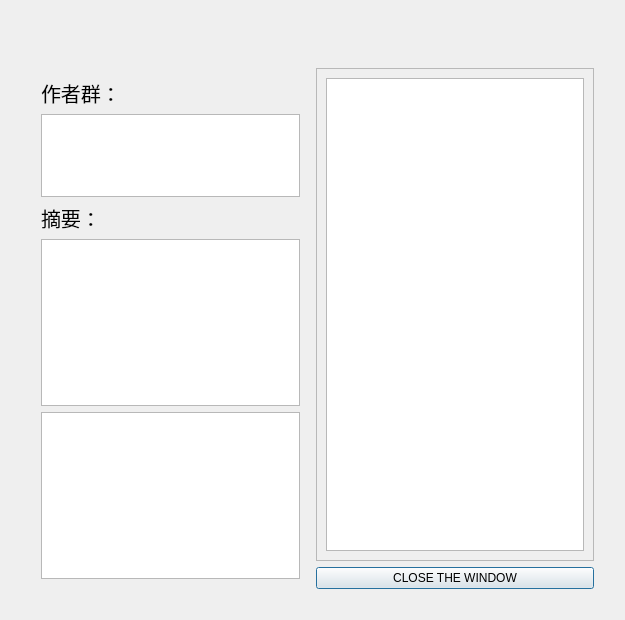
<?xml version="1.0" encoding="UTF-8"?>
<ui version="4.0">
 <class>Dialog</class>
 <widget class="QDialog" name="Dialog">
  <property name="geometry">
   <rect>
    <x>0</x>
    <y>0</y>
    <width>625</width>
    <height>620</height>
   </rect>
  </property>
  <property name="windowTitle">
   <string>Dialog</string>
  </property>
  <layout class="QVBoxLayout" name="verticalLayout_5">
   <item>
    <layout class="QVBoxLayout" name="verticalLayout_4">
     <property name="leftMargin">
      <number>10</number>
     </property>
     <property name="topMargin">
      <number>10</number>
     </property>
     <property name="rightMargin">
      <number>10</number>
     </property>
     <property name="bottomMargin">
      <number>10</number>
     </property>
     <item>
      <widget class="QLabel" name="label_title">
       <property name="font">
        <font>
         <pointsize>20</pointsize>
        </font>
       </property>
       <property name="text">
        <string/>
       </property>
      </widget>
     </item>
     <item>
      <layout class="QHBoxLayout" name="horizontalLayout">
       <property name="leftMargin">
        <number>10</number>
       </property>
       <property name="topMargin">
        <number>10</number>
       </property>
       <property name="rightMargin">
        <number>10</number>
       </property>
       <property name="bottomMargin">
        <number>10</number>
       </property>
       <item>
        <layout class="QVBoxLayout" name="verticalLayout_2" stretch="0,1,0,2,2">
         <property name="leftMargin">
          <number>10</number>
         </property>
         <property name="topMargin">
          <number>10</number>
         </property>
         <property name="rightMargin">
          <number>10</number>
         </property>
         <property name="bottomMargin">
          <number>10</number>
         </property>
         <item>
          <widget class="QLabel" name="label">
           <property name="font">
            <font>
             <pointsize>15</pointsize>
            </font>
           </property>
           <property name="text">
            <string>作者群：</string>
           </property>
          </widget>
         </item>
         <item>
          <widget class="QTextBrowser" name="textBrowser_authors"/>
         </item>
         <item>
          <widget class="QLabel" name="label_3">
           <property name="font">
            <font>
             <pointsize>15</pointsize>
            </font>
           </property>
           <property name="text">
            <string>摘要：</string>
           </property>
          </widget>
         </item>
         <item>
          <widget class="QTextBrowser" name="textBrowser_abstracts"/>
         </item>
         <item>
          <widget class="PlotWidget" name="graphWidget"/>
         </item>
        </layout>
       </item>
       <item>
        <layout class="QVBoxLayout" name="verticalLayout_3">
         <item>
          <widget class="QFrame" name="frame">
           <property name="frameShape">
            <enum>QFrame::StyledPanel</enum>
           </property>
           <property name="frameShadow">
            <enum>QFrame::Raised</enum>
           </property>
           <layout class="QVBoxLayout" name="verticalLayout">
            <item>
             <widget class="QTextBrowser" name="textBrowser_text"/>
            </item>
           </layout>
          </widget>
         </item>
         <item>
          <widget class="QPushButton" name="pBut_to_main">
           <property name="text">
            <string>CLOSE THE WINDOW</string>
           </property>
          </widget>
         </item>
        </layout>
       </item>
      </layout>
     </item>
    </layout>
   </item>
  </layout>
 </widget>
 <customwidgets>
  <customwidget>
   <class>PlotWidget</class>
   <extends>QGraphicsView</extends>
   <header location="global">pyqtgraph</header>
   <container>1</container>
  </customwidget>
 </customwidgets>
 <resources/>
 <connections/>
</ui>
